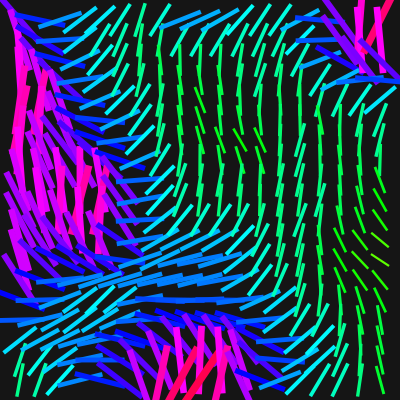
Frame 1 (no input)
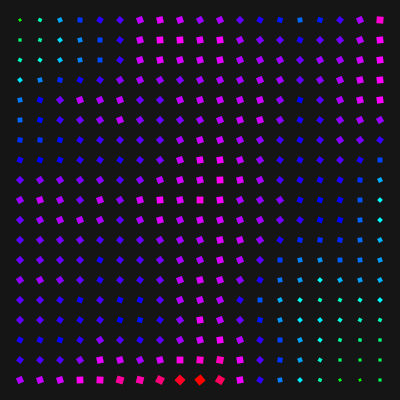
Frame 60 (the mouse pressed at the canvas centre just before this capture)
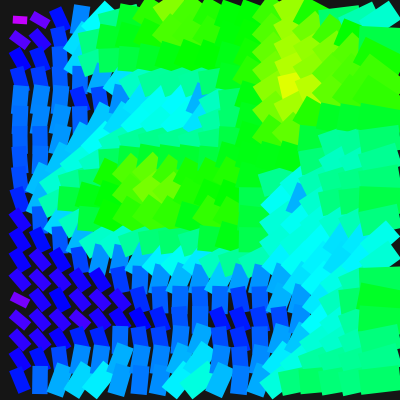
Frame 120 (the mouse held since frame 60 and released just before this capture)

The Processing sketch that drew these frames (run headless with seeded random() and noise(); from frame 60 on, the mouse is pressed at the canvas centre):

// Processing sketch: sketch_black_white_not_black_white_size_3
// ── sketch_black_white_not_black_white_size_3.pde
float n = 0;
float cMin = 0;
float cMax = 360;

void setup(){
  size(400, 400);
  background(0);
  noStroke();
  fill(200);
  rectMode(CENTER);
  frameRate(30);
  colorMode(HSB, 360, 100, 100);
}

void draw(){
  background(30);
 
  for(int i = 20; i < width; i += 20){
    for(int j = 20; j < height; j += 20){
      float c = noise(i * 0.005, j * 0.005, frameCount * 0.05);
      pushMatrix();
      translate(i, j);
      float cor = map(c, 0, 0.8, cMin, cMax);
      fill(cor, 100, 100);
      //println(c);
      rotate(sin(c) * 10);
      scale(c * 5);
      rect(0, 0, 20 * constrain(sin(n), 0.1, 1), 20 * constrain(cos(n), 0.1, 1));
      popMatrix();
    }
    n += 0.003;
  }
  
  if(frameCount % 100 == 0){
    cMin = 360 - cMin;
    cMax = 360 - cMax;
  }
  
}
